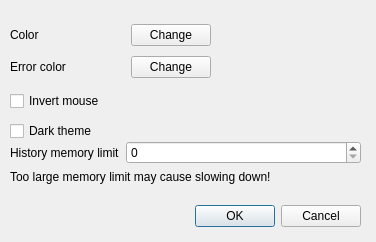
<?xml version="1.0" encoding="UTF-8"?>
<ui version="4.0">
 <class>PropertiesDialog</class>
 <widget class="QDialog" name="PropertiesDialog">
  <property name="geometry">
   <rect>
    <x>0</x>
    <y>0</y>
    <width>376</width>
    <height>242</height>
   </rect>
  </property>
  <property name="windowTitle">
   <string>Properties</string>
  </property>
  <widget class="QDialogButtonBox" name="buttonBox">
   <property name="geometry">
    <rect>
     <x>20</x>
     <y>200</y>
     <width>341</width>
     <height>32</height>
    </rect>
   </property>
   <property name="orientation">
    <enum>Qt::Horizontal</enum>
   </property>
   <property name="standardButtons">
    <set>QDialogButtonBox::Cancel|QDialogButtonBox::Ok</set>
   </property>
  </widget>
  <widget class="QCheckBox" name="InvertMouseBox">
   <property name="geometry">
    <rect>
     <x>10</x>
     <y>90</y>
     <width>131</width>
     <height>22</height>
    </rect>
   </property>
   <property name="text">
    <string>Invert mouse</string>
   </property>
  </widget>
  <widget class="QCheckBox" name="ThemeBox">
   <property name="geometry">
    <rect>
     <x>10</x>
     <y>120</y>
     <width>121</width>
     <height>22</height>
    </rect>
   </property>
   <property name="text">
    <string>Dark theme</string>
   </property>
  </widget>
  <widget class="QWidget" name="">
   <property name="geometry">
    <rect>
     <x>10</x>
     <y>20</y>
     <width>201</width>
     <height>62</height>
    </rect>
   </property>
   <layout class="QGridLayout" name="gridLayout">
    <item row="0" column="0">
     <widget class="QLabel" name="label_2">
      <property name="sizePolicy">
       <sizepolicy hsizetype="Minimum" vsizetype="Preferred">
        <horstretch>0</horstretch>
        <verstretch>0</verstretch>
       </sizepolicy>
      </property>
      <property name="minimumSize">
       <size>
        <width>75</width>
        <height>0</height>
       </size>
      </property>
      <property name="text">
       <string>Color</string>
      </property>
     </widget>
    </item>
    <item row="0" column="1">
     <widget class="QLabel" name="colorLabel">
      <property name="text">
       <string/>
      </property>
     </widget>
    </item>
    <item row="0" column="2">
     <widget class="QPushButton" name="colorButton">
      <property name="text">
       <string>Change</string>
      </property>
     </widget>
    </item>
    <item row="1" column="0">
     <widget class="QLabel" name="label_3">
      <property name="sizePolicy">
       <sizepolicy hsizetype="Minimum" vsizetype="Preferred">
        <horstretch>0</horstretch>
        <verstretch>0</verstretch>
       </sizepolicy>
      </property>
      <property name="minimumSize">
       <size>
        <width>75</width>
        <height>0</height>
       </size>
      </property>
      <property name="text">
       <string>Error color</string>
      </property>
     </widget>
    </item>
    <item row="1" column="1">
     <widget class="QLabel" name="badColorLabel">
      <property name="text">
       <string/>
      </property>
     </widget>
    </item>
    <item row="1" column="2">
     <widget class="QPushButton" name="badColorButton">
      <property name="text">
       <string>Change</string>
      </property>
     </widget>
    </item>
   </layout>
  </widget>
  <widget class="QWidget" name="">
   <property name="geometry">
    <rect>
     <x>10</x>
     <y>141</y>
     <width>351</width>
     <height>61</height>
    </rect>
   </property>
   <layout class="QFormLayout" name="formLayout">
    <item row="0" column="0">
     <widget class="QLabel" name="label">
      <property name="text">
       <string>History memory limit</string>
      </property>
     </widget>
    </item>
    <item row="0" column="1">
     <widget class="QSpinBox" name="MemLimBox">
      <property name="suffix">
       <string/>
      </property>
      <property name="maximum">
       <number>999999999</number>
      </property>
     </widget>
    </item>
    <item row="1" column="0" colspan="2">
     <widget class="QLabel" name="label_4">
      <property name="text">
       <string>Too large memory limit may cause slowing down!</string>
      </property>
     </widget>
    </item>
   </layout>
  </widget>
 </widget>
 <resources/>
 <connections>
  <connection>
   <sender>buttonBox</sender>
   <signal>accepted()</signal>
   <receiver>PropertiesDialog</receiver>
   <slot>accept()</slot>
   <hints>
    <hint type="sourcelabel">
     <x>248</x>
     <y>254</y>
    </hint>
    <hint type="destinationlabel">
     <x>157</x>
     <y>274</y>
    </hint>
   </hints>
  </connection>
  <connection>
   <sender>buttonBox</sender>
   <signal>rejected()</signal>
   <receiver>PropertiesDialog</receiver>
   <slot>reject()</slot>
   <hints>
    <hint type="sourcelabel">
     <x>316</x>
     <y>260</y>
    </hint>
    <hint type="destinationlabel">
     <x>286</x>
     <y>274</y>
    </hint>
   </hints>
  </connection>
 </connections>
</ui>
